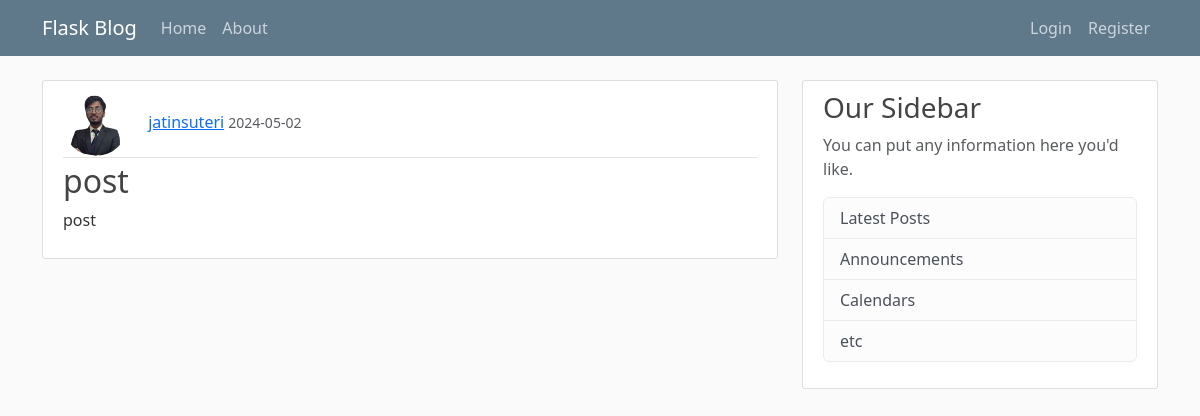
/post/10, run on the app's committed database.
### flaskblog/models.py (models this page shows, shortened)
class User(db.Model,UserMixin):
    id = db.Column(db.Integer, primary_key = True)
    username = db.Column(db.String(20), unique = True, nullable = False)
    email = db.Column(db.String(120), unique = True, nullable = False)
    password = db.Column(db.String(60), nullable = False)
    posts = db.relationship('Post', backref = 'author', lazy = True)
    image_file = db.Column(db.String(20), nullable=False, default='default.png')

class Post(db.Model):
    id = db.Column(db.Integer, primary_key=True)
    title = db.Column(db.String(100), nullable=False)
    date_posted = db.Column(db.DateTime, nullable=False, default=datetime.now)
    content = db.Column(db.Text, nullable=False)
    user_id = db.Column(db.Integer, db.ForeignKey('user.id'), nullable=False)

### flaskblog/posts/routes.py (the view)
@posts.route('/post/<int:post_id>')
def post(post_id):
    post = Post.query.get_or_404(post_id)
    return render_template("post.html", title = post.title, post = post)

### flaskblog/templates/post.html (shortened to what this page needs)
{%extends 'layout.html'%}
{% block content %}
    <article class="media content-section">
        <div class="media-body">
          <div class="article-metadata">
            <img class="rounded-circle article-img" src="{{url_for('static',filename = 'profile_pics/' + post.author.image_file)}}" alt="profile picture">
            <a class="mr-2" href="#">{{ post.author.username }}</a>
            <small class="text-muted">{{ post.date_posted.strftime('%Y-%m-%d') }}</small>
          </div>
          <h2 class="article-title">{{ post.title }}</h2>
          <p class="article-content">{{ post.content }}</p>
        </div>
    </article>
{%endblock%}

### flaskblog/static/main.css (style rules this page uses)
body { background: #fafafa; color: #333333; margin-top: 5rem; }
h1, h2, h3, h4, h5, h6 { color: #444444; }
.content-section { background: #ffffff; padding: 10px 20px; border: 1px solid #dddddd; border-radius: 3px; margin-bottom: 20px; }
.article-title { color: #444444; }
.article-content { white-space: pre-line; }
.article-img { height: 65px; width: 65px; margin-right: 16px; }
.article-metadata { padding-bottom: 1px; margin-bottom: 4px; border-bottom: 1px solid #e3e3e3 }

### data on the page
User: image_file (picture), author.username "jatinsuteri"
Post: date_posted "2024-05-02", title "post", content "post"
